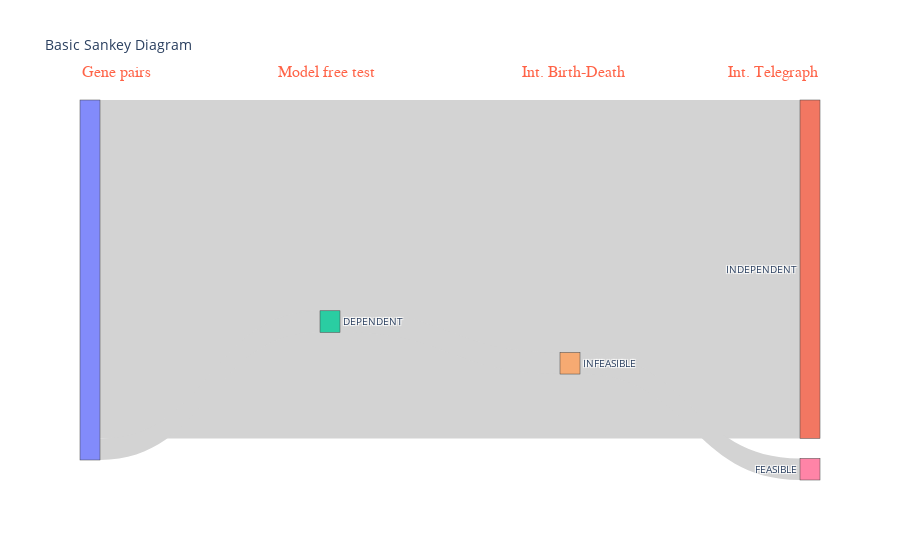
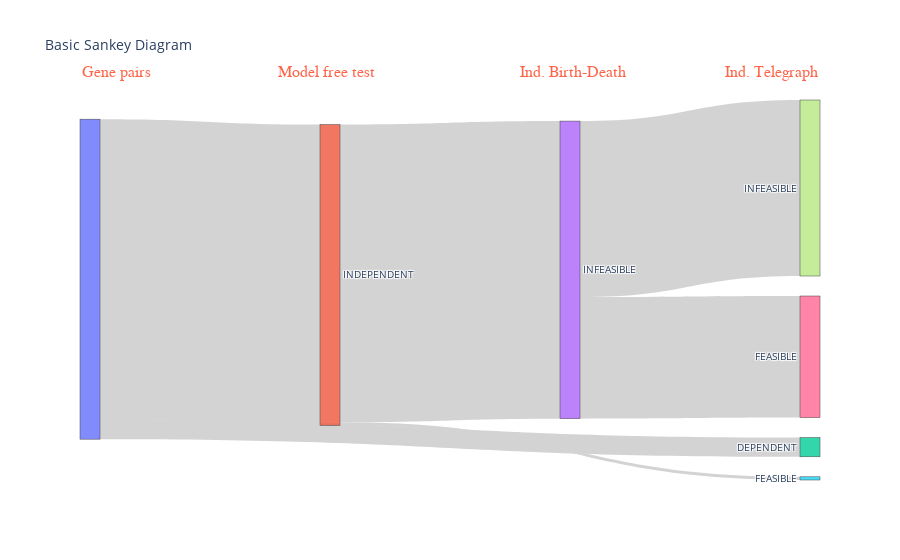

The code cell stored with these charts, in order, in its notebook:
### Code cell
sankey_from_df(results['result_summary_int'])
sankey_from_df(results['result_summary_ind'])

### Figure 1 — Plotly figure (JSON) as saved in the notebook; plotly's stock layout.template omitted (floating-point values rounded to 4 significant figures)
{"data": [{"link": {"color": "lightgrey", "source": [0, 0, 1, 1, 2, 2, 3, 3, 4, 4], "target": [1, 2, 3, 4, 3, 4, 5, 6, 5, 6], "value": [94, 6, 0, 0, 0, 6, 0, 0, 0, 6]}, "node": {"label": ["", "INDEPENDENT", "DEPENDENT", "nan", "INFEASIBLE", "nan", "FEASIBLE"]}, "type": "sankey"}], "layout": {"annotations": [{"align": "center", "font": {"color": "tomato", "family": "Courier New, monospace", "size": 16}, "showarrow": false, "text": "Gene pairs", "x": 0, "xref": "paper", "y": 1.1, "yref": "paper"}, {"align": "center", "font": {"color": "tomato", "family": "Courier New, monospace", "size": 16}, "showarrow": false, "text": "Model free test", "x": 0.3333, "xref": "paper", "y": 1.1, "yref": "paper"}, {"align": "center", "font": {"color": "tomato", "family": "Courier New, monospace", "size": 16}, "showarrow": false, "text": "Int. Birth-Death", "x": 0.6667, "xref": "paper", "y": 1.1, "yref": "paper"}, {"align": "center", "font": {"color": "tomato", "family": "Courier New, monospace", "size": 16}, "showarrow": false, "text": "Int. Telegraph", "x": 1, "xref": "paper", "y": 1.1, "yref": "paper"}], "font": {"size": 10}, "plot_bgcolor": "rgba(0,0,0,0)", "title": {"text": "Basic Sankey Diagram"}, "xaxis": {"showgrid": false, "visible": false, "zeroline": false}, "yaxis": {"showgrid": false, "visible": false, "zeroline": false}}}

### Figure 2 — Plotly figure (JSON) as saved in the notebook; plotly's stock layout.template omitted (floating-point values rounded to 4 significant figures)
{"data": [{"link": {"color": "lightgrey", "source": [0, 0, 1, 1, 1, 2, 2, 2, 3, 3, 3, 4, 4, 4, 5, 5, 5], "target": [1, 2, 3, 4, 5, 3, 4, 5, 6, 7, 8, 6, 7, 8, 6, 7, 8], "value": [94, 6, 93, 0, 1, 0, 0, 0, 38, 55, 0, 0, 0, 0, 0, 0, 0]}, "node": {"label": ["", "INDEPENDENT", "DEPENDENT", "INFEASIBLE", "nan", "FEASIBLE", "FEASIBLE", "INFEASIBLE", "nan"]}, "type": "sankey"}], "layout": {"annotations": [{"align": "center", "font": {"color": "tomato", "family": "Courier New, monospace", "size": 16}, "showarrow": false, "text": "Gene pairs", "x": 0, "xref": "paper", "y": 1.1, "yref": "paper"}, {"align": "center", "font": {"color": "tomato", "family": "Courier New, monospace", "size": 16}, "showarrow": false, "text": "Model free test", "x": 0.3333, "xref": "paper", "y": 1.1, "yref": "paper"}, {"align": "center", "font": {"color": "tomato", "family": "Courier New, monospace", "size": 16}, "showarrow": false, "text": "Ind. Birth-Death", "x": 0.6667, "xref": "paper", "y": 1.1, "yref": "paper"}, {"align": "center", "font": {"color": "tomato", "family": "Courier New, monospace", "size": 16}, "showarrow": false, "text": "Ind. Telegraph", "x": 1, "xref": "paper", "y": 1.1, "yref": "paper"}], "font": {"size": 10}, "plot_bgcolor": "rgba(0,0,0,0)", "title": {"text": "Basic Sankey Diagram"}, "xaxis": {"showgrid": false, "visible": false, "zeroline": false}, "yaxis": {"showgrid": false, "visible": false, "zeroline": false}}}
